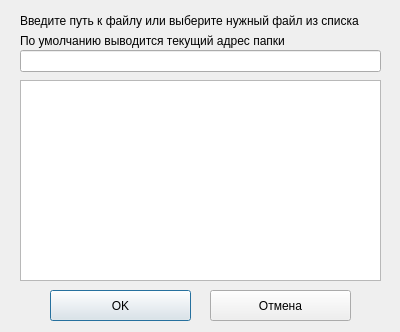
<?xml version="1.0" encoding="UTF-8"?>
<ui version="4.0">
 <class>FirstFileBrowser</class>
 <widget class="QDialog" name="FirstFileBrowser">
  <property name="geometry">
   <rect>
    <x>0</x>
    <y>0</y>
    <width>400</width>
    <height>332</height>
   </rect>
  </property>
  <property name="windowTitle">
   <string>Dialog</string>
  </property>
  <widget class="QLineEdit" name="lineEdit">
   <property name="geometry">
    <rect>
     <x>20</x>
     <y>50</y>
     <width>361</width>
     <height>22</height>
    </rect>
   </property>
  </widget>
  <widget class="QListWidget" name="listWidget">
   <property name="geometry">
    <rect>
     <x>20</x>
     <y>80</y>
     <width>361</width>
     <height>201</height>
    </rect>
   </property>
  </widget>
  <widget class="QPushButton" name="OK_button">
   <property name="geometry">
    <rect>
     <x>50</x>
     <y>290</y>
     <width>141</width>
     <height>31</height>
    </rect>
   </property>
   <property name="text">
    <string>OK</string>
   </property>
  </widget>
  <widget class="QPushButton" name="return_button">
   <property name="geometry">
    <rect>
     <x>210</x>
     <y>290</y>
     <width>141</width>
     <height>31</height>
    </rect>
   </property>
   <property name="text">
    <string>Отмена</string>
   </property>
  </widget>
  <widget class="QLabel" name="label">
   <property name="geometry">
    <rect>
     <x>20</x>
     <y>10</y>
     <width>381</width>
     <height>21</height>
    </rect>
   </property>
   <property name="text">
    <string>Введите путь к файлу или выберите нужный файл из списка</string>
   </property>
  </widget>
  <widget class="QLabel" name="label_2">
   <property name="geometry">
    <rect>
     <x>20</x>
     <y>30</y>
     <width>381</width>
     <height>21</height>
    </rect>
   </property>
   <property name="text">
    <string>По умолчанию выводится текущий адрес папки</string>
   </property>
  </widget>
 </widget>
 <resources/>
 <connections/>
</ui>
